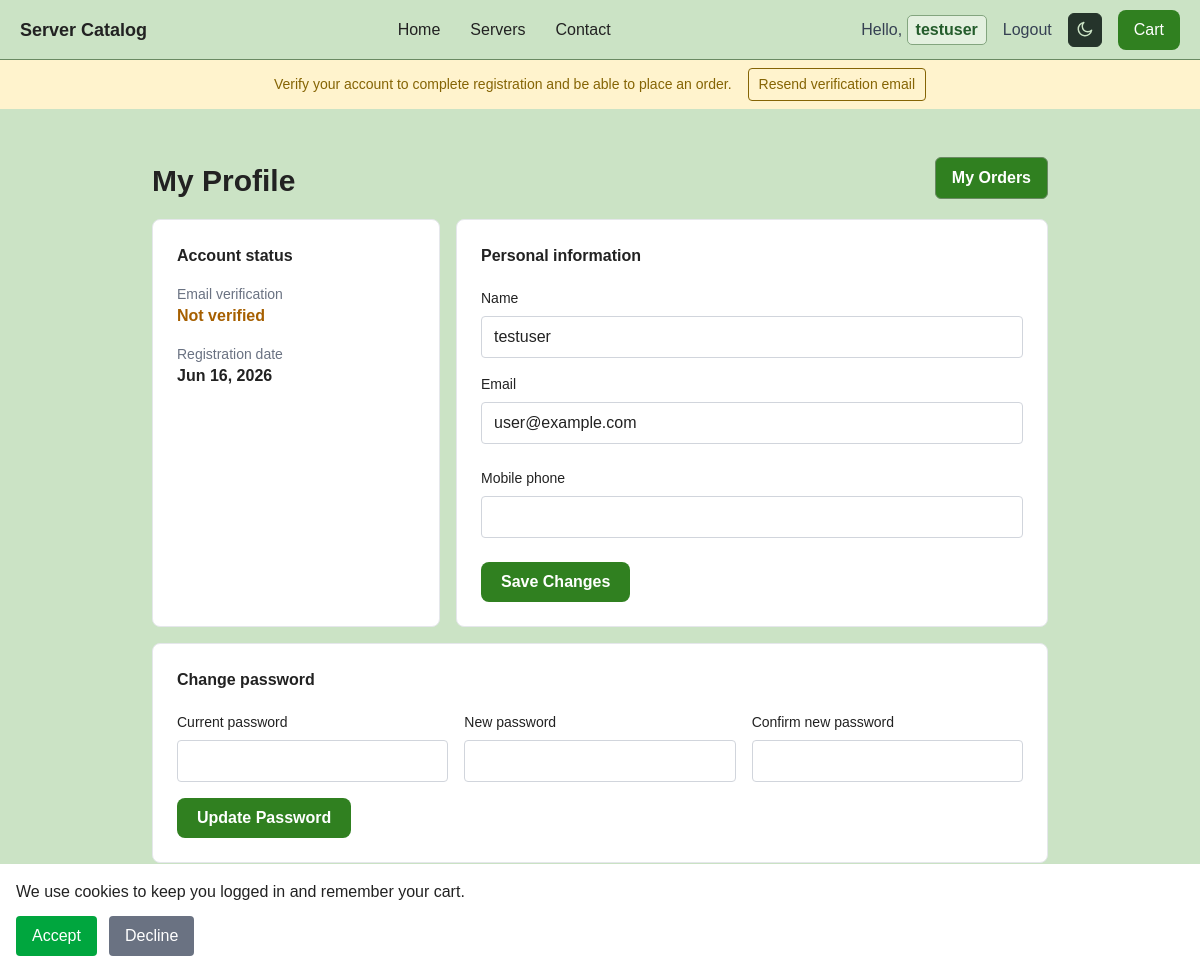
Page /public/profile.php (signed in) on the earlier database version.
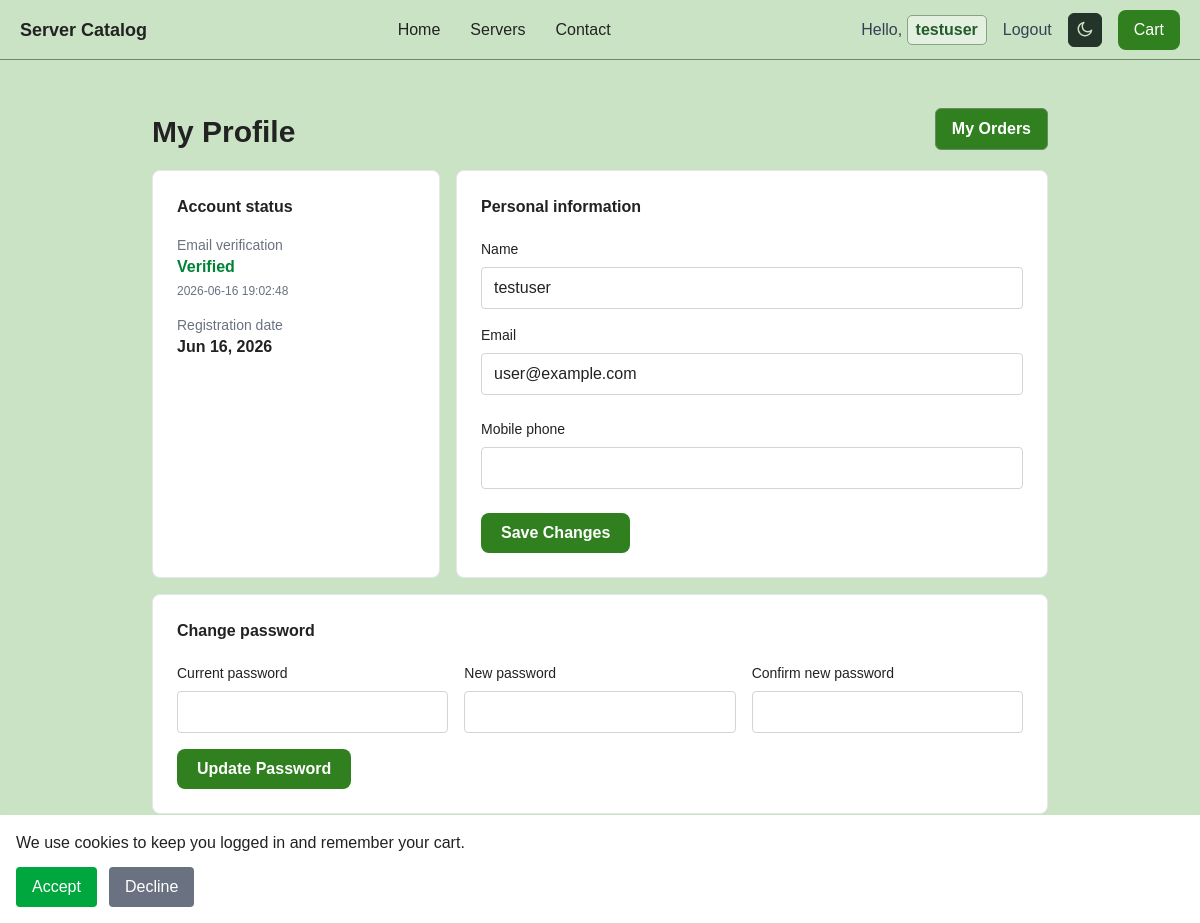
Same page on the later database version.
### tables this page shows
CREATE TABLE `users` (
  `id` int(11) NOT NULL,
  `username` varchar(255) NOT NULL,
  `email` varchar(255) NOT NULL,
  `mobile_phone` varchar(30) DEFAULT NULL,
  `invoice_company_name` varchar(255) DEFAULT NULL,
  `invoice_registration_number` varchar(100) DEFAULT NULL,
  `invoice_vat_number` varchar(100) DEFAULT NULL,
  `invoice_address` varchar(255) DEFAULT NULL,
  `invoice_postal_code` varchar(30) DEFAULT NULL,
  `invoice_city` varchar(100) DEFAULT NULL,
  `invoice_country` varchar(100) DEFAULT NULL,
  `invoice_phone` varchar(50) DEFAULT NULL,
  `invoice_email` varchar(255) DEFAULT NULL,
  `invoice_bank_account` varchar(100) DEFAULT NULL,
  `email_verified_at` timestamp NULL DEFAULT NULL,
  `email_verification_token` varchar(64) DEFAULT NULL,
  `password` varchar(255) NOT NULL,
  `role` enum('admin','user') NOT NULL DEFAULT 'user',
  `created_at` timestamp NOT NULL DEFAULT current_timestamp()
);

### src/controllers/ProfileController.php (called while the page is built, shortened)
<?php
require_once base_path('src/Models/User.php');
class ProfileController {
    private $userModel;
    public function __construct($pdo, bool $requireAuthentication = true) {
        $this->userModel = new User($pdo);
    }
    public function index() {
        $user = $this->userModel->findById($_SESSION['user_id']);
        $profile = [
            'user' => $user,
            'errors' => [],
            'success' => null,
            'warning' => null,
            'formUsername' => $user['username'],
            'formEmail' => $user['email'],
            'formMobilePhone' => $user['mobile_phone'] ?? '',
            'formInvoiceDetails' => $this->getInvoiceFormValues($user),
        ];
        require_once base_path('templates/profile.php');
    }
    private function getInvoiceFormValues(array $user): array {
        return [
            'company_name' => $user['invoice_company_name'] ?? '',
            'registration_number' => $user['invoice_registration_number'] ?? '',
            'vat_number' => $user['invoice_vat_number'] ?? '',
            'address' => $user['invoice_address'] ?? '',
            'postal_code' => $user['invoice_postal_code'] ?? '',
            'city' => $user['invoice_city'] ?? '',
            'country' => $user['invoice_country'] ?? '',
            'phone' => $user['invoice_phone'] ?? '',
            'email' => $user['invoice_email'] ?? '',
            'bank_account' => $user['invoice_bank_account'] ?? '',
        ];
    }
}

### public/profile.php (called while the page is built, shortened)
<?php
require_once BASE_PATH . 'src/Core/functions.php';
require_once BASE_PATH . 'src/Config/db.php';
require_once BASE_PATH . 'src/Controllers/ProfileController.php';
$controller = new ProfileController($pdo);
$controller->index();

### src/Core/functions.php (called while the page is built, shortened)
<?php
if (!function_exists('csrf_token')) {
    function csrf_token(): string
    {
        return $_SESSION['csrf_token'];
    }
}

### src/models/User.php (called while the page is built, shortened)
<?php
class User {
    private $pdo;
    public function __construct($pdo) {
        $this->pdo = $pdo;
    }
    public function findById($id) {
        $stmt = $this->pdo->prepare("SELECT * FROM users WHERE id = :id");
        $stmt->execute([':id' => $id]);
        return $stmt->fetch();
    }
}

### templates/profile.php (the view, shortened to what this page needs)
<?php require_once base_path('templates/header.php'); ?>
<main class="profile-main">
    <div class="profile-layout">
        <div class="flex items-end justify-between gap-4 mb-5">
            <div>
                <h1 class="text-3xl font-bold">My Profile</h1>
            </div>
            <?php if (($profile['user']['role'] ?? '') !== 'admin'): ?>
                <a href="<?= BASE_URL ?>/my-orders.php" class="profile-order-link">My Orders</a>
            <?php endif; ?>
        </div>
        <div class="grid gap-4 md:grid-cols-3">
            <section class="bg-white rounded-lg border border-gray-200 p-6 md:col-span-1">
                <h2 class="font-semibold mb-4">Account status</h2>
                <div class="mb-4">
                    <p class="text-sm text-gray-500">Email verification</p>
                    <?php if ($profile['user']['role'] === 'admin'): ?>
                        <p class="text-blue-700 font-semibold">Not required for administrators</p>
                    <?php elseif ($profile['user']['email_verified_at']): ?>
                        <p class="text-green-700 font-semibold">Verified</p>
                        <p class="text-xs text-gray-500 mt-1"><?= htmlspecialchars($profile['user']['email_verified_at']) ?></p>
                    <?php else: ?>
                        <p class="text-yellow-700 font-semibold">Not verified</p>
                    <?php endif; ?>
                </div>
                <div>
                    <p class="text-sm text-gray-500">Registration date</p>
                    <p class="font-semibold"><?= htmlspecialchars(date('M j, Y', strtotime($profile['user']['created_at']))) ?></p>
                </div>
            </section>
            <section class="bg-white rounded-lg border border-gray-200 p-6 md:col-span-2">
                <h2 class="font-semibold mb-5">Personal information</h2>
                <form method="POST" class="notification-validation-form" novalidate>
                    <div class="flex flex-col gap-2 mb-4">
                        <label for="profile-username" class="text-sm font-medium">Name</label>
                        <input id="profile-username" type="text" name="username" required value="<?= htmlspecialchars($profile['formUsername']) ?>" class="border border-gray-300 rounded px-3 py-2">
                    </div>
                    <div class="flex flex-col gap-2 mb-6">
                        <label for="profile-email" class="text-sm font-medium">Email</label>
                        <input id="profile-email" type="email" name="email" required value="<?= htmlspecialchars($profile['formEmail']) ?>" class="border border-gray-300 rounded px-3 py-2">
                    </div>
                    <div class="flex flex-col gap-2 mb-6">
                        <label for="profile-mobile-phone" class="text-sm font-medium">Mobile phone</label>
                        <input id="profile-mobile-phone" type="tel" name="mobile_phone" inputmode="tel" autocomplete="tel" maxlength="16" pattern="\+?[0-9]{1,15}" value="<?= htmlspecialchars($profile['formMobilePhone']) ?>" class="phone-number-input border border-gray-300 rounded px-3 py-2">
                    </div>
                    <button type="submit" class="text-white px-5 py-2 rounded-lg font-semibold" style="background-color: #308020;">Save Changes</button>
                </form>
            </section>
            <section class="bg-white rounded-lg border border-gray-200 p-6 md:col-span-3">
                <h2 class="font-semibold mb-5">Change password</h2>
                <form method="POST" class="notification-validation-form grid gap-4 md:grid-cols-3" novalidate>
                    <div class="flex flex-col gap-2">
                        <label for="current-password" class="text-sm font-medium">Current password</label>
                        <input id="current-password" type="password" name="current_password" required autocomplete="current-password" class="border border-gray-300 rounded px-3 py-2">
                    </div>
                    <div class="flex flex-col gap-2">
                        <label for="new-password" class="text-sm font-medium">New password</label>
                        <input id="new-password" type="password" name="new_password" required minlength="8" autocomplete="new-password" class="border border-gray-300 rounded px-3 py-2">
                    </div>
                    <div class="flex flex-col gap-2">
                        <label for="confirm-new-password" class="text-sm font-medium">Confirm new password</label>
                        <input id="confirm-new-password" type="password" name="confirm_password" required minlength="8" autocomplete="new-password" class="border border-gray-300 rounded px-3 py-2">
                    </div>
                    <div class="md:col-span-3">
                        <button type="submit" class="text-white px-5 py-2 rounded-lg font-semibold" style="background-color: #308020;">Update Password</button>
                    </div>
                </form>
            </section>
        </div>
    </div>
</main>
<?php require_once base_path('templates/footer.php'); ?>

### templates/header.php (shortened to what this page needs)
<?php
require_once __DIR__ . '/../src/Core/functions.php';
$isAdmin = ($_SESSION['user_role'] ?? '') === 'admin';
?>
<!DOCTYPE html>
<html lang="en">
<head>
    <link rel="stylesheet" href="<?= BASE_URL ?>/css/tailwind-output.css">
    <link rel="stylesheet" href="<?= BASE_URL ?>/css/main.css?v=<?= filemtime(__DIR__ . '/../public/css/main.css') ?>">
</head>
<body class="site-body <?= $isAdmin ? 'admin-page' : '' ?>">
    <header class="border-b px-8 h-16 flex items-center" style="background-color: #cbe3c5; border-color: #6a8a63;">
        <nav class="w-full flex items-center justify-between">
            <div class="flex items-center gap-3">
                <span class="font-bold text-lg">Server Catalog</span>
            </div>
            <ul class="flex gap-8 list-none">
                <li><a href="<?= BASE_URL ?>/home.php" class="no-underline text-gray-700 hover:text-green-700">Home</a></li>
                <li><a href="<?= BASE_URL ?>/index.php" class="no-underline text-gray-700 hover:text-green-700">Servers</a></li>
                <li><a href="<?= BASE_URL ?>/contact.php" class="no-underline text-gray-700 hover:text-green-700">Contact</a></li>
            </ul>
            <div class="flex items-center gap-4">
                <?php if (isset($_SESSION['user_id'])): ?>
                    <span class="text-gray-700">Hello, <a href="<?= BASE_URL ?>/profile.php" class="profile-name-link"><?= htmlspecialchars($_SESSION['user_name']) ?></a></span>
                    <form method="POST" action="<?= BASE_URL ?>/logout.php" class="inline-flex">
                        <button type="submit" class="no-underline text-gray-700 hover:text-green-700">Logout</button>
                    </form>
                <?php else: ?>
                    <a href="<?= BASE_URL ?>/login.php" class="no-underline text-gray-700 hover:text-green-700">Login</a>
                    <a href="<?= BASE_URL ?>/register.php" class="no-underline text-gray-700 hover:text-green-700">Register</a>
                <?php endif; ?>
                <button id="theme-toggle" type="button" class="theme-toggle" aria-label="Switch to dark theme" title="Switch to dark theme">
                    <svg class="theme-icon theme-icon-moon" viewBox="0 0 24 24" aria-hidden="true">
                        <path d="M21 12.8A8.5 8.5 0 1 1 11.2 3A6.5 6.5 0 0 0 21 12.8Z"></path>
                    </svg>
                </button>
                <?php if (!$isAdmin): ?>
                    <button id="cart-btn" class="text-white px-4 py-2 rounded-lg" style="background-color: #308020;">Cart</button>
                <?php endif; ?>
            </div>
        </nav>
    </header>
    <?php if (isset($_SESSION['user_id']) && ($_SESSION['user_role'] ?? '') !== 'admin' && empty($_SESSION['email_verified_at'])): ?>
        <div class="verification-notice">
            <span>Verify your account to complete registration and be able to place an order.</span>
            <button id="resend-verification" type="button" data-csrf-token="<?= htmlspecialchars(csrf_token(), ENT_QUOTES, 'UTF-8') ?>">
                Resend verification email
            </button>
        </div>
    <?php endif; ?>
    <main>

### templates/components/cookieBanner.php (shortened to what this page needs)
<?php
if (!isset($_COOKIE['cookie_consent'])): ?>
    <div id="cookie-banner" class="fixed bottom-0 left-0 right-0 bg-white p-4 shadow-lg">
        <p class="mb-3">
            We use cookies to keep you logged in and remember your cart.
        </p>
        <div class="flex gap-3">
            <button
                type="button"
                class="cookie-consent-button bg-green-600 text-white px-4 py-2 rounded"
                data-consent="accepted"
            >
                Accept
            </button>
            <button
                type="button"
                class="cookie-consent-button bg-gray-500 text-white px-4 py-2 rounded"
                data-consent="declined"
            >
                Decline
            </button>
        </div>
    </div>
<?php endif; ?>

### templates/footer.php (shortened to what this page needs)
<?php
require_once base_path('templates/components/cookieBanner.php');
?>
</main>
<footer class="border-t px-8 py-5 text-center text-sm">
        <p>&copy; <?= date('Y') ?> Server Catalog. All rights reserved.</p>
    </footer>
</body>
</html>

### public/css/main.css (style rules this page uses)
* { box-sizing: border-box; }
button, a[class*="bg-"], a[style*="background-color"], .btn, .custom-file-button { transition: transform 0.2s ease, box-shadow 0.2s ease, opacity 0.2s ease, background-color 0.2s ease; }
#cart-btn, #cart-close { cursor: pointer; }
body { font-family: Arial, Helvetica, sans-serif; background-color: #cbe3c5; color: #222; transition: background-color 0.2s ease, color 0.2s ease; }
.theme-toggle { display: inline-flex; align-items: center; justify-content: center; width: 34px; height: 34px; padding: 0; border: 1px solid #25342b; border-radius: 6px; background-color: #25342b; color: #cbe3c5; cursor: pointer; transition: transform 0.2s ease, box-shadow 0.2s ease, background-color 0.2s ease; }
.theme-icon { width: 19px; height: 19px; fill: none; stroke: currentColor; stroke-width: 1.8; stroke-linecap: round; stroke-linejoin: round; }
header { position: sticky; top: 0; z-index: 30; background-color: #cbe3c5; border-bottom: 1px solid #6a8a63; padding: 0 20px; height: 60px; }
nav { display: flex; align-items: center; justify-content: space-between; height: 100%; }
nav a { text-decoration: none; color: #222; }
nav ul { list-style: none; display: flex; gap: 30px; }
.site-body:not(.admin-page) header .profile-name-link { display: inline-block; padding: 2px 8px; border: 1px solid #83a57f; border-radius: 5px; background-color: #e3f0df; color: #245c2c !important; font-weight: 700; text-decoration: none; cursor: pointer; transition: background-color 0.18s ease, transform 0.18s ease; }
.profile-main { display: flex; align-items: center; justify-content: center; min-height: calc(100vh - 124px); padding: clamp(36px, 6vh, 72px) 20px; }
.profile-layout { width: min(100%, 896px); margin: auto; }
.profile-order-link { display: inline-flex; align-items: center; min-height: 40px; padding: 8px 16px; border: 1px solid #6a8a63; border-radius: 6px; background: #308020; color: #fff !important; font-weight: 700; text-decoration: none; transition: background-color 0.2s ease, transform 0.2s ease; }
footer { background-color: #cbe3c5; border-top: 1px solid #6a8a63; text-align: center; color: #888; font-size: 14px; padding: 20px 40px; }
html, body { min-height: 100%; }
body { display: flex; flex-direction: column; min-height: 100vh; }
main { flex: 1 0 auto; }
.verification-notice { display: flex; align-items: center; justify-content: center; gap: 16px; padding: 8px 16px; background: #fff3cd; color: #856404; font-size: 14px; }
.verification-notice button { padding: 5px 10px; border: 1px solid currentColor; border-radius: 4px; background: transparent; color: inherit; cursor: pointer; }

Differences in the rows shown:
changed users "testuser": email_verified_at (not shown) → "2026-06-16 19:02:48"
Other differences:
text no longer shown: "Verify your account to complete registration and be able to place an order. Resend verification email Not verified"
text now shown: "Verified"
